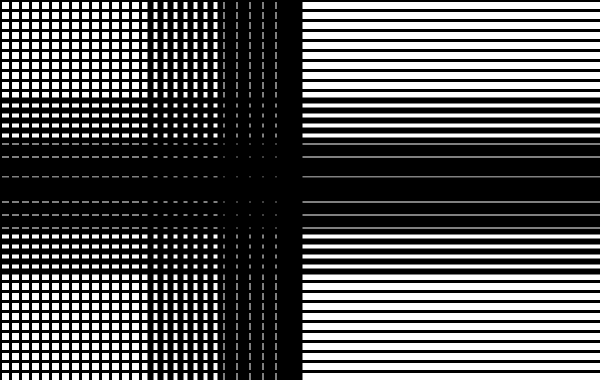
Frame 1 (no input)
Frame 60 (the mouse pressed at the canvas centre just before this capture): identical to frame 1, image omitted
Frame 120 (the mouse held since frame 60 and released just before this capture): identical to frame 1, image omitted

The Processing sketch that drew this single still picture (run headless with seeded random() and noise(); from frame 60 on, the mouse is pressed at the canvas centre):

// Processing sketch: processing_128593
// ── processing_128593.pde

void setup (){
 size (600,380);
 smooth();
}
void draw () {
background (255);
strokeWeight(3);
line(0,0,600,0);
line(0,10,600,10);
line(0,20,600,20);
line(0,30,600,30);
line(0,40,600,40);
line (0,50,600,50);
line(0,60,600,60);
line (0,70,600,70);
line(0,80,600,80);
line(0,90,600,90);
strokeWeight(6);
line(0,100,600,100);
line (0,110,600,110);
line (0,120,600,120);
line(0,130,600,130);
line(0,140,600,140);
strokeWeight(12);
line(0,150,600,150);
line(0,163,600,163);
line(0,170,600,170);
line(0,183,600,183);
strokeWeight(24);
line(0,189,600,189);
strokeWeight(12);
line(0,208,600,208);
line(0,221,600,221);
strokeWeight(6);
line(0,231,600,231);
line(0,241,600,241);
line(0,251,600,251);
line(0,261,600,261);
line(0,271,600,271);
strokeWeight(3);
line(0,281,600,281);
line(0,291,600,291);
line(0,301,600,301);
line(0,311,600,311);
line(0,321,600,321);
line(0,331,600,331);
line(0,341,600,341);
line(0,351,600,351);
line(0,361,600,361);
line(0,371,600,371);
//vertical lines
int x = 0;
strokeWeight(3);
line(x,0,x,390);
while(x < 150){
  line(x,0,x,390);
  x=x+10;
  }
  x=150;
  while(x < 230) {
    strokeWeight(6);
    line(x,0,x,390);
    x=x+10;
  }
  x=230;
  while(x<290) {
    strokeWeight(12);
    line(x,0,x,390);
    x=x+13;
  }
  x=290;
  while(x<310){
    strokeWeight(24);
    line(x,0,x,390);
    x=x+25;
  }
  
}
